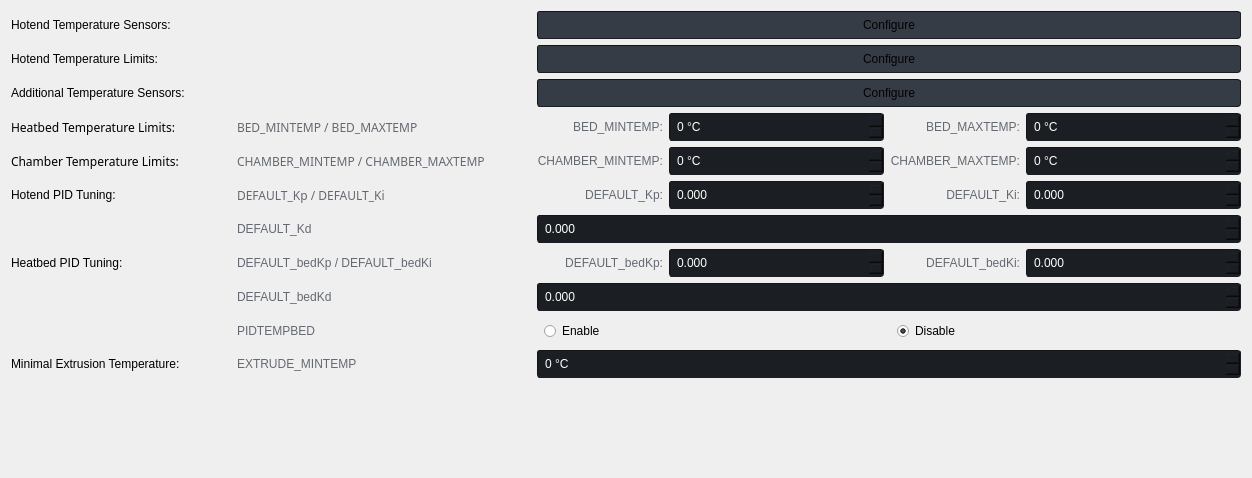
<?xml version="1.0" encoding="UTF-8"?>
<ui version="4.0">
 <class>TemperaturesPage</class>
 <widget class="QWidget" name="TemperaturesPage">
  <property name="geometry">
   <rect>
    <x>0</x>
    <y>0</y>
    <width>1252</width>
    <height>478</height>
   </rect>
  </property>
  <property name="minimumSize">
   <size>
    <width>0</width>
    <height>348</height>
   </size>
  </property>
  <property name="windowTitle">
   <string>Form</string>
  </property>
  <property name="styleSheet">
   <string notr="true">QWidget {
        font-family: &quot;Source Sans Pro&quot;;
}

QPushButton {
	background: rgb(54, 60, 70);
    border: 1px inset rgb(18, 21, 24);
	border-radius: 3px;
	padding: 6px;
}

QPushButton:hover {
    border: 1px solid rgb(100, 105, 113);
}

QPushButton:focus {
	border: 1px solid rgb(76, 157, 255);
}

QComboBox {
	color: white;
	background: rgb(54, 60, 70);
    border: 1px inset rgb(18, 21, 24);
	border-radius: 3px;
	padding: 5px;
}

QComboBox:hover {
    border: 1px solid rgb(100, 105, 113);
}

QComboBox:focus {
	border: 1px solid rgb(76, 157, 255);
}

QComboBox::drop-down {
	border: none;
}

QComboBox::down-arrow {
        image: url(&quot;:/arrow_drop_down_FILL0_wght400_GRAD0_opsz20_white.svg&quot;);
 	width: 6px;
	margin-right: 4px;
	margin-bottom: 2px;
}

QLineEdit {
	color: white;
	background: rgb(27, 30, 35);
    border: 1px inset rgb(18, 21, 24);
	border-radius: 3px;
	padding: 5px;
}

QLineEdit:hover {
    border: 1px solid rgb(100, 105, 113);
}

QLineEdit:focus {
	border: 1px solid rgb(76, 157, 255);
}

QRadioButton {
	padding: 5px;
	border: 1px solid transparent;
	border-radius: 3px;
}

QRadioButton::hover {
	border: 1px solid rgb(54, 60, 70);
}

QRadioButton::indicator {
    width: 13px;
    height: 13px;
}

QRadioButton::indicator:unchecked {
        image: url(&quot;:/radio_button_unchecked_FILL0_wght400_GRAD0_opsz20.svg&quot;);
}

QRadioButton::indicator:checked {
        image: url(&quot;:/radio_button_checked_FILL0_wght400_GRAD0_opsz20.svg&quot;);
}

QLabel {
	min-height: 24px;
}

QAbstractSpinBox {
	color: white;
	background: rgb(27, 30, 35);
    border: 1px inset rgb(18, 21, 24);
	border-radius: 3px;
	padding: 5px;
}

QAbstractSpinBox:hover {
    border: 1px solid rgb(100, 105, 113);
}

QAbstractSpinBox:focus {
	border: 1px solid rgb(76, 157, 255);
}

QAbstractSpinBox::up-button {
        image: url(&quot;:/arrow_drop_up_FILL0_wght400_GRAD0_opsz20_white.svg&quot;);
 	width: 6px;
	margin-right: 6px;
	margin-top: 4px;
}

QAbstractSpinBox::down-button {
        image: url(&quot;:/arrow_drop_down_FILL0_wght400_GRAD0_opsz20_white.svg&quot;);
 	width: 6px;
	margin-right: 6px;
	margin-bottom: 4px;
}

QAbstractSpinBox::up-button:disabled,
QAbstractSpinBox::up-button:off {
                image: url(&quot;:/arrow_drop_up_FILL0_wght400_GRAD0_opsz20.svg&quot;);
}

QAbstractSpinBox::down-button:disabled,
QAbstractSpinBox::down-button:off {
                image: url(&quot;:/arrow_drop_down_FILL0_wght400_GRAD0_opsz20.svg&quot;);
}</string>
  </property>
  <layout class="QGridLayout" name="gridLayout">
   <item row="6" column="8" colspan="2">
    <widget class="QSpinBox" name="spinBox_4">
     <property name="locale">
      <locale language="English" country="UnitedStates"/>
     </property>
     <property name="suffix">
      <string> °C</string>
     </property>
     <property name="maximum">
      <number>500</number>
     </property>
     <property name="stepType">
      <enum>QAbstractSpinBox::AdaptiveDecimalStepType</enum>
     </property>
    </widget>
   </item>
   <item row="12" column="7" colspan="3">
    <widget class="QRadioButton" name="radioButton_2">
     <property name="sizePolicy">
      <sizepolicy hsizetype="Expanding" vsizetype="Fixed">
       <horstretch>0</horstretch>
       <verstretch>0</verstretch>
      </sizepolicy>
     </property>
     <property name="locale">
      <locale language="English" country="UnitedStates"/>
     </property>
     <property name="text">
      <string>Disable</string>
     </property>
     <property name="checked">
      <bool>true</bool>
     </property>
     <attribute name="buttonGroup">
      <string notr="true">buttonGroup_2</string>
     </attribute>
    </widget>
   </item>
   <item row="7" column="4">
    <widget class="QLabel" name="label_21">
     <property name="styleSheet">
      <string notr="true">QLabel {
	min-height: 24px;
    color: rgb(100, 105, 113);
}</string>
     </property>
     <property name="locale">
      <locale language="English" country="UnitedStates"/>
     </property>
     <property name="text">
      <string>DEFAULT_Kp:</string>
     </property>
     <property name="alignment">
      <set>Qt::AlignRight|Qt::AlignTrailing|Qt::AlignVCenter</set>
     </property>
    </widget>
   </item>
   <item row="9" column="2">
    <widget class="QLabel" name="label_16">
     <property name="styleSheet">
      <string notr="true">QLabel {
	min-height: 24px;
    color: rgb(100, 105, 113);
}</string>
     </property>
     <property name="locale">
      <locale language="English" country="UnitedStates"/>
     </property>
     <property name="text">
      <string>DEFAULT_bedKp / DEFAULT_bedKi</string>
     </property>
     <property name="alignment">
      <set>Qt::AlignLeading|Qt::AlignLeft|Qt::AlignVCenter</set>
     </property>
    </widget>
   </item>
   <item row="1" column="3">
    <spacer name="horizontalSpacer_2">
     <property name="locale">
      <locale language="English" country="UnitedStates"/>
     </property>
     <property name="orientation">
      <enum>Qt::Horizontal</enum>
     </property>
     <property name="sizeType">
      <enum>QSizePolicy::Fixed</enum>
     </property>
     <property name="sizeHint" stdset="0">
      <size>
       <width>40</width>
       <height>20</height>
      </size>
     </property>
    </spacer>
   </item>
   <item row="6" column="7">
    <widget class="QLabel" name="label_24">
     <property name="styleSheet">
      <string notr="true">QLabel {
	min-height: 24px;
    color: rgb(100, 105, 113);
}</string>
     </property>
     <property name="locale">
      <locale language="English" country="UnitedStates"/>
     </property>
     <property name="text">
      <string>CHAMBER_MAXTEMP:</string>
     </property>
     <property name="alignment">
      <set>Qt::AlignRight|Qt::AlignTrailing|Qt::AlignVCenter</set>
     </property>
    </widget>
   </item>
   <item row="4" column="7">
    <widget class="QLabel" name="label_11">
     <property name="styleSheet">
      <string notr="true">QLabel {
	min-height: 24px;
    color: rgb(100, 105, 113);
}</string>
     </property>
     <property name="locale">
      <locale language="English" country="UnitedStates"/>
     </property>
     <property name="text">
      <string>BED_MAXTEMP:</string>
     </property>
     <property name="alignment">
      <set>Qt::AlignRight|Qt::AlignTrailing|Qt::AlignVCenter</set>
     </property>
    </widget>
   </item>
   <item row="6" column="2">
    <widget class="QLabel" name="label_8">
     <property name="palette">
      <palette>
       <active>
        <colorrole role="WindowText">
         <brush brushstyle="SolidPattern">
          <color alpha="255">
           <red>100</red>
           <green>105</green>
           <blue>113</blue>
          </color>
         </brush>
        </colorrole>
        <colorrole role="Button">
         <brush brushstyle="SolidPattern">
          <color alpha="255">
           <red>30</red>
           <green>30</green>
           <blue>30</blue>
          </color>
         </brush>
        </colorrole>
        <colorrole role="Text">
         <brush brushstyle="SolidPattern">
          <color alpha="255">
           <red>100</red>
           <green>105</green>
           <blue>113</blue>
          </color>
         </brush>
        </colorrole>
        <colorrole role="ButtonText">
         <brush brushstyle="SolidPattern">
          <color alpha="255">
           <red>100</red>
           <green>105</green>
           <blue>113</blue>
          </color>
         </brush>
        </colorrole>
        <colorrole role="Base">
         <brush brushstyle="SolidPattern">
          <color alpha="255">
           <red>30</red>
           <green>30</green>
           <blue>30</blue>
          </color>
         </brush>
        </colorrole>
        <colorrole role="Window">
         <brush brushstyle="SolidPattern">
          <color alpha="255">
           <red>30</red>
           <green>30</green>
           <blue>30</blue>
          </color>
         </brush>
        </colorrole>
        <colorrole role="PlaceholderText">
         <brush brushstyle="SolidPattern">
          <color alpha="255">
           <red>100</red>
           <green>105</green>
           <blue>113</blue>
          </color>
         </brush>
        </colorrole>
       </active>
       <inactive>
        <colorrole role="WindowText">
         <brush brushstyle="SolidPattern">
          <color alpha="255">
           <red>100</red>
           <green>105</green>
           <blue>113</blue>
          </color>
         </brush>
        </colorrole>
        <colorrole role="Button">
         <brush brushstyle="SolidPattern">
          <color alpha="255">
           <red>30</red>
           <green>30</green>
           <blue>30</blue>
          </color>
         </brush>
        </colorrole>
        <colorrole role="Text">
         <brush brushstyle="SolidPattern">
          <color alpha="255">
           <red>100</red>
           <green>105</green>
           <blue>113</blue>
          </color>
         </brush>
        </colorrole>
        <colorrole role="ButtonText">
         <brush brushstyle="SolidPattern">
          <color alpha="255">
           <red>100</red>
           <green>105</green>
           <blue>113</blue>
          </color>
         </brush>
        </colorrole>
        <colorrole role="Base">
         <brush brushstyle="SolidPattern">
          <color alpha="255">
           <red>30</red>
           <green>30</green>
           <blue>30</blue>
          </color>
         </brush>
        </colorrole>
        <colorrole role="Window">
         <brush brushstyle="SolidPattern">
          <color alpha="255">
           <red>30</red>
           <green>30</green>
           <blue>30</blue>
          </color>
         </brush>
        </colorrole>
        <colorrole role="PlaceholderText">
         <brush brushstyle="SolidPattern">
          <color alpha="255">
           <red>100</red>
           <green>105</green>
           <blue>113</blue>
          </color>
         </brush>
        </colorrole>
       </inactive>
       <disabled>
        <colorrole role="WindowText">
         <brush brushstyle="SolidPattern">
          <color alpha="255">
           <red>100</red>
           <green>105</green>
           <blue>113</blue>
          </color>
         </brush>
        </colorrole>
        <colorrole role="Button">
         <brush brushstyle="SolidPattern">
          <color alpha="255">
           <red>30</red>
           <green>30</green>
           <blue>30</blue>
          </color>
         </brush>
        </colorrole>
        <colorrole role="Text">
         <brush brushstyle="SolidPattern">
          <color alpha="255">
           <red>100</red>
           <green>105</green>
           <blue>113</blue>
          </color>
         </brush>
        </colorrole>
        <colorrole role="ButtonText">
         <brush brushstyle="SolidPattern">
          <color alpha="255">
           <red>100</red>
           <green>105</green>
           <blue>113</blue>
          </color>
         </brush>
        </colorrole>
        <colorrole role="Base">
         <brush brushstyle="SolidPattern">
          <color alpha="255">
           <red>30</red>
           <green>30</green>
           <blue>30</blue>
          </color>
         </brush>
        </colorrole>
        <colorrole role="Window">
         <brush brushstyle="SolidPattern">
          <color alpha="255">
           <red>30</red>
           <green>30</green>
           <blue>30</blue>
          </color>
         </brush>
        </colorrole>
        <colorrole role="PlaceholderText">
         <brush brushstyle="SolidPattern">
          <color alpha="255">
           <red>100</red>
           <green>105</green>
           <blue>113</blue>
          </color>
         </brush>
        </colorrole>
       </disabled>
      </palette>
     </property>
     <property name="font">
      <font>
       <family>Source Sans Pro</family>
      </font>
     </property>
     <property name="styleSheet">
      <string notr="true">QLabel {
	min-height: 24px;
    color: rgb(100, 105, 113);
}</string>
     </property>
     <property name="locale">
      <locale language="English" country="UnitedStates"/>
     </property>
     <property name="text">
      <string>CHAMBER_MINTEMP / CHAMBER_MAXTEMP</string>
     </property>
     <property name="alignment">
      <set>Qt::AlignLeading|Qt::AlignLeft|Qt::AlignVCenter</set>
     </property>
    </widget>
   </item>
   <item row="1" column="1">
    <spacer name="horizontalSpacer">
     <property name="locale">
      <locale language="English" country="UnitedStates"/>
     </property>
     <property name="orientation">
      <enum>Qt::Horizontal</enum>
     </property>
     <property name="sizeType">
      <enum>QSizePolicy::Fixed</enum>
     </property>
     <property name="sizeHint" stdset="0">
      <size>
       <width>40</width>
       <height>20</height>
      </size>
     </property>
    </spacer>
   </item>
   <item row="12" column="2">
    <widget class="QLabel" name="label_27">
     <property name="styleSheet">
      <string notr="true">QLabel {
	min-height: 24px;
    color: rgb(100, 105, 113);
}</string>
     </property>
     <property name="locale">
      <locale language="English" country="UnitedStates"/>
     </property>
     <property name="text">
      <string>PIDTEMPBED</string>
     </property>
    </widget>
   </item>
   <item row="14" column="0" colspan="10">
    <spacer name="verticalSpacer">
     <property name="locale">
      <locale language="English" country="UnitedStates"/>
     </property>
     <property name="orientation">
      <enum>Qt::Vertical</enum>
     </property>
     <property name="sizeHint" stdset="0">
      <size>
       <width>20</width>
       <height>40</height>
      </size>
     </property>
    </spacer>
   </item>
   <item row="9" column="8" colspan="2">
    <widget class="QDoubleSpinBox" name="doubleSpinBox_6">
     <property name="locale">
      <locale language="English" country="UnitedStates"/>
     </property>
     <property name="decimals">
      <number>3</number>
     </property>
     <property name="maximum">
      <double>500.000000000000000</double>
     </property>
     <property name="stepType">
      <enum>QAbstractSpinBox::AdaptiveDecimalStepType</enum>
     </property>
    </widget>
   </item>
   <item row="7" column="7">
    <widget class="QLabel" name="label_22">
     <property name="styleSheet">
      <string notr="true">QLabel {
	min-height: 24px;
    color: rgb(100, 105, 113);
}</string>
     </property>
     <property name="locale">
      <locale language="English" country="UnitedStates"/>
     </property>
     <property name="text">
      <string>DEFAULT_Ki:</string>
     </property>
     <property name="alignment">
      <set>Qt::AlignRight|Qt::AlignTrailing|Qt::AlignVCenter</set>
     </property>
    </widget>
   </item>
   <item row="13" column="4" colspan="6">
    <widget class="QSpinBox" name="spinBox_5">
     <property name="locale">
      <locale language="English" country="UnitedStates"/>
     </property>
     <property name="suffix">
      <string> °C</string>
     </property>
     <property name="maximum">
      <number>500</number>
     </property>
     <property name="stepType">
      <enum>QAbstractSpinBox::AdaptiveDecimalStepType</enum>
     </property>
    </widget>
   </item>
   <item row="6" column="4">
    <widget class="QLabel" name="label_13">
     <property name="styleSheet">
      <string notr="true">QLabel {
	min-height: 24px;
    color: rgb(100, 105, 113);
}</string>
     </property>
     <property name="locale">
      <locale language="English" country="UnitedStates"/>
     </property>
     <property name="text">
      <string>CHAMBER_MINTEMP:</string>
     </property>
     <property name="alignment">
      <set>Qt::AlignRight|Qt::AlignTrailing|Qt::AlignVCenter</set>
     </property>
    </widget>
   </item>
   <item row="2" column="0">
    <widget class="QLabel" name="label_6">
     <property name="locale">
      <locale language="English" country="UnitedStates"/>
     </property>
     <property name="text">
      <string>Hotend Temperature Limits:</string>
     </property>
     <property name="alignment">
      <set>Qt::AlignLeading|Qt::AlignLeft|Qt::AlignVCenter</set>
     </property>
    </widget>
   </item>
   <item row="7" column="2">
    <widget class="QLabel" name="label_12">
     <property name="palette">
      <palette>
       <active>
        <colorrole role="WindowText">
         <brush brushstyle="SolidPattern">
          <color alpha="255">
           <red>100</red>
           <green>105</green>
           <blue>113</blue>
          </color>
         </brush>
        </colorrole>
        <colorrole role="Button">
         <brush brushstyle="SolidPattern">
          <color alpha="255">
           <red>30</red>
           <green>30</green>
           <blue>30</blue>
          </color>
         </brush>
        </colorrole>
        <colorrole role="Text">
         <brush brushstyle="SolidPattern">
          <color alpha="255">
           <red>100</red>
           <green>105</green>
           <blue>113</blue>
          </color>
         </brush>
        </colorrole>
        <colorrole role="ButtonText">
         <brush brushstyle="SolidPattern">
          <color alpha="255">
           <red>100</red>
           <green>105</green>
           <blue>113</blue>
          </color>
         </brush>
        </colorrole>
        <colorrole role="Base">
         <brush brushstyle="SolidPattern">
          <color alpha="255">
           <red>30</red>
           <green>30</green>
           <blue>30</blue>
          </color>
         </brush>
        </colorrole>
        <colorrole role="Window">
         <brush brushstyle="SolidPattern">
          <color alpha="255">
           <red>30</red>
           <green>30</green>
           <blue>30</blue>
          </color>
         </brush>
        </colorrole>
        <colorrole role="PlaceholderText">
         <brush brushstyle="SolidPattern">
          <color alpha="255">
           <red>100</red>
           <green>105</green>
           <blue>113</blue>
          </color>
         </brush>
        </colorrole>
       </active>
       <inactive>
        <colorrole role="WindowText">
         <brush brushstyle="SolidPattern">
          <color alpha="255">
           <red>100</red>
           <green>105</green>
           <blue>113</blue>
          </color>
         </brush>
        </colorrole>
        <colorrole role="Button">
         <brush brushstyle="SolidPattern">
          <color alpha="255">
           <red>30</red>
           <green>30</green>
           <blue>30</blue>
          </color>
         </brush>
        </colorrole>
        <colorrole role="Text">
         <brush brushstyle="SolidPattern">
          <color alpha="255">
           <red>100</red>
           <green>105</green>
           <blue>113</blue>
          </color>
         </brush>
        </colorrole>
        <colorrole role="ButtonText">
         <brush brushstyle="SolidPattern">
          <color alpha="255">
           <red>100</red>
           <green>105</green>
           <blue>113</blue>
          </color>
         </brush>
        </colorrole>
        <colorrole role="Base">
         <brush brushstyle="SolidPattern">
          <color alpha="255">
           <red>30</red>
           <green>30</green>
           <blue>30</blue>
          </color>
         </brush>
        </colorrole>
        <colorrole role="Window">
         <brush brushstyle="SolidPattern">
          <color alpha="255">
           <red>30</red>
           <green>30</green>
           <blue>30</blue>
          </color>
         </brush>
        </colorrole>
        <colorrole role="PlaceholderText">
         <brush brushstyle="SolidPattern">
          <color alpha="255">
           <red>100</red>
           <green>105</green>
           <blue>113</blue>
          </color>
         </brush>
        </colorrole>
       </inactive>
       <disabled>
        <colorrole role="WindowText">
         <brush brushstyle="SolidPattern">
          <color alpha="255">
           <red>100</red>
           <green>105</green>
           <blue>113</blue>
          </color>
         </brush>
        </colorrole>
        <colorrole role="Button">
         <brush brushstyle="SolidPattern">
          <color alpha="255">
           <red>30</red>
           <green>30</green>
           <blue>30</blue>
          </color>
         </brush>
        </colorrole>
        <colorrole role="Text">
         <brush brushstyle="SolidPattern">
          <color alpha="255">
           <red>100</red>
           <green>105</green>
           <blue>113</blue>
          </color>
         </brush>
        </colorrole>
        <colorrole role="ButtonText">
         <brush brushstyle="SolidPattern">
          <color alpha="255">
           <red>100</red>
           <green>105</green>
           <blue>113</blue>
          </color>
         </brush>
        </colorrole>
        <colorrole role="Base">
         <brush brushstyle="SolidPattern">
          <color alpha="255">
           <red>30</red>
           <green>30</green>
           <blue>30</blue>
          </color>
         </brush>
        </colorrole>
        <colorrole role="Window">
         <brush brushstyle="SolidPattern">
          <color alpha="255">
           <red>30</red>
           <green>30</green>
           <blue>30</blue>
          </color>
         </brush>
        </colorrole>
        <colorrole role="PlaceholderText">
         <brush brushstyle="SolidPattern">
          <color alpha="255">
           <red>100</red>
           <green>105</green>
           <blue>113</blue>
          </color>
         </brush>
        </colorrole>
       </disabled>
      </palette>
     </property>
     <property name="font">
      <font>
       <family>Source Sans Pro</family>
      </font>
     </property>
     <property name="styleSheet">
      <string notr="true">QLabel {
	min-height: 24px;
    color: rgb(100, 105, 113);
}</string>
     </property>
     <property name="locale">
      <locale language="English" country="UnitedStates"/>
     </property>
     <property name="text">
      <string>DEFAULT_Kp / DEFAULT_Ki</string>
     </property>
     <property name="alignment">
      <set>Qt::AlignLeading|Qt::AlignLeft|Qt::AlignVCenter</set>
     </property>
    </widget>
   </item>
   <item row="11" column="2">
    <widget class="QLabel" name="label_19">
     <property name="styleSheet">
      <string notr="true">QLabel {
	min-height: 24px;
    color: rgb(100, 105, 113);
}</string>
     </property>
     <property name="locale">
      <locale language="English" country="UnitedStates"/>
     </property>
     <property name="text">
      <string>DEFAULT_bedKd</string>
     </property>
    </widget>
   </item>
   <item row="4" column="5" colspan="2">
    <widget class="QSpinBox" name="spinBox">
     <property name="locale">
      <locale language="English" country="UnitedStates"/>
     </property>
     <property name="suffix">
      <string> °C</string>
     </property>
     <property name="maximum">
      <number>500</number>
     </property>
     <property name="stepType">
      <enum>QAbstractSpinBox::AdaptiveDecimalStepType</enum>
     </property>
    </widget>
   </item>
   <item row="4" column="0">
    <widget class="QLabel" name="label_7">
     <property name="font">
      <font>
       <family>Source Sans Pro</family>
      </font>
     </property>
     <property name="locale">
      <locale language="English" country="UnitedStates"/>
     </property>
     <property name="text">
      <string>Heatbed Temperature Limits:</string>
     </property>
     <property name="alignment">
      <set>Qt::AlignLeading|Qt::AlignLeft|Qt::AlignVCenter</set>
     </property>
    </widget>
   </item>
   <item row="1" column="0">
    <widget class="QLabel" name="label_3">
     <property name="locale">
      <locale language="English" country="UnitedStates"/>
     </property>
     <property name="text">
      <string>Hotend Temperature Sensors:</string>
     </property>
     <property name="alignment">
      <set>Qt::AlignLeading|Qt::AlignLeft|Qt::AlignVCenter</set>
     </property>
    </widget>
   </item>
   <item row="9" column="7">
    <widget class="QLabel" name="label_26">
     <property name="styleSheet">
      <string notr="true">QLabel {
	min-height: 24px;
    color: rgb(100, 105, 113);
}</string>
     </property>
     <property name="locale">
      <locale language="English" country="UnitedStates"/>
     </property>
     <property name="text">
      <string>DEFAULT_bedKi:</string>
     </property>
     <property name="alignment">
      <set>Qt::AlignRight|Qt::AlignTrailing|Qt::AlignVCenter</set>
     </property>
    </widget>
   </item>
   <item row="4" column="4">
    <widget class="QLabel" name="label_10">
     <property name="styleSheet">
      <string notr="true">QLabel {
	min-height: 24px;
    color: rgb(100, 105, 113);
}</string>
     </property>
     <property name="locale">
      <locale language="English" country="UnitedStates"/>
     </property>
     <property name="text">
      <string>BED_MINTEMP:</string>
     </property>
     <property name="alignment">
      <set>Qt::AlignRight|Qt::AlignTrailing|Qt::AlignVCenter</set>
     </property>
    </widget>
   </item>
   <item row="6" column="0">
    <widget class="QLabel" name="label_2">
     <property name="font">
      <font>
       <family>Source Sans Pro</family>
      </font>
     </property>
     <property name="locale">
      <locale language="English" country="UnitedStates"/>
     </property>
     <property name="text">
      <string>Chamber Temperature Limits:</string>
     </property>
     <property name="alignment">
      <set>Qt::AlignLeading|Qt::AlignLeft|Qt::AlignVCenter</set>
     </property>
    </widget>
   </item>
   <item row="13" column="0">
    <widget class="QLabel" name="label_17">
     <property name="locale">
      <locale language="English" country="UnitedStates"/>
     </property>
     <property name="text">
      <string>Minimal Extrusion Temperature:</string>
     </property>
    </widget>
   </item>
   <item row="7" column="0">
    <widget class="QLabel" name="label_4">
     <property name="locale">
      <locale language="English" country="UnitedStates"/>
     </property>
     <property name="text">
      <string>Hotend PID Tuning:</string>
     </property>
     <property name="alignment">
      <set>Qt::AlignLeading|Qt::AlignLeft|Qt::AlignVCenter</set>
     </property>
    </widget>
   </item>
   <item row="6" column="5" colspan="2">
    <widget class="QSpinBox" name="spinBox_3">
     <property name="locale">
      <locale language="English" country="UnitedStates"/>
     </property>
     <property name="suffix">
      <string> °C</string>
     </property>
     <property name="maximum">
      <number>500</number>
     </property>
     <property name="stepType">
      <enum>QAbstractSpinBox::AdaptiveDecimalStepType</enum>
     </property>
    </widget>
   </item>
   <item row="8" column="2">
    <widget class="QLabel" name="label_23">
     <property name="styleSheet">
      <string notr="true">QLabel {
	min-height: 24px;
    color: rgb(100, 105, 113);
}</string>
     </property>
     <property name="locale">
      <locale language="English" country="UnitedStates"/>
     </property>
     <property name="text">
      <string>DEFAULT_Kd</string>
     </property>
    </widget>
   </item>
   <item row="4" column="2">
    <widget class="QLabel" name="label_9">
     <property name="palette">
      <palette>
       <active>
        <colorrole role="WindowText">
         <brush brushstyle="SolidPattern">
          <color alpha="255">
           <red>100</red>
           <green>105</green>
           <blue>113</blue>
          </color>
         </brush>
        </colorrole>
        <colorrole role="Button">
         <brush brushstyle="SolidPattern">
          <color alpha="255">
           <red>30</red>
           <green>30</green>
           <blue>30</blue>
          </color>
         </brush>
        </colorrole>
        <colorrole role="Text">
         <brush brushstyle="SolidPattern">
          <color alpha="255">
           <red>100</red>
           <green>105</green>
           <blue>113</blue>
          </color>
         </brush>
        </colorrole>
        <colorrole role="ButtonText">
         <brush brushstyle="SolidPattern">
          <color alpha="255">
           <red>100</red>
           <green>105</green>
           <blue>113</blue>
          </color>
         </brush>
        </colorrole>
        <colorrole role="Base">
         <brush brushstyle="SolidPattern">
          <color alpha="255">
           <red>30</red>
           <green>30</green>
           <blue>30</blue>
          </color>
         </brush>
        </colorrole>
        <colorrole role="Window">
         <brush brushstyle="SolidPattern">
          <color alpha="255">
           <red>30</red>
           <green>30</green>
           <blue>30</blue>
          </color>
         </brush>
        </colorrole>
        <colorrole role="PlaceholderText">
         <brush brushstyle="SolidPattern">
          <color alpha="255">
           <red>100</red>
           <green>105</green>
           <blue>113</blue>
          </color>
         </brush>
        </colorrole>
       </active>
       <inactive>
        <colorrole role="WindowText">
         <brush brushstyle="SolidPattern">
          <color alpha="255">
           <red>100</red>
           <green>105</green>
           <blue>113</blue>
          </color>
         </brush>
        </colorrole>
        <colorrole role="Button">
         <brush brushstyle="SolidPattern">
          <color alpha="255">
           <red>30</red>
           <green>30</green>
           <blue>30</blue>
          </color>
         </brush>
        </colorrole>
        <colorrole role="Text">
         <brush brushstyle="SolidPattern">
          <color alpha="255">
           <red>100</red>
           <green>105</green>
           <blue>113</blue>
          </color>
         </brush>
        </colorrole>
        <colorrole role="ButtonText">
         <brush brushstyle="SolidPattern">
          <color alpha="255">
           <red>100</red>
           <green>105</green>
           <blue>113</blue>
          </color>
         </brush>
        </colorrole>
        <colorrole role="Base">
         <brush brushstyle="SolidPattern">
          <color alpha="255">
           <red>30</red>
           <green>30</green>
           <blue>30</blue>
          </color>
         </brush>
        </colorrole>
        <colorrole role="Window">
         <brush brushstyle="SolidPattern">
          <color alpha="255">
           <red>30</red>
           <green>30</green>
           <blue>30</blue>
          </color>
         </brush>
        </colorrole>
        <colorrole role="PlaceholderText">
         <brush brushstyle="SolidPattern">
          <color alpha="255">
           <red>100</red>
           <green>105</green>
           <blue>113</blue>
          </color>
         </brush>
        </colorrole>
       </inactive>
       <disabled>
        <colorrole role="WindowText">
         <brush brushstyle="SolidPattern">
          <color alpha="255">
           <red>100</red>
           <green>105</green>
           <blue>113</blue>
          </color>
         </brush>
        </colorrole>
        <colorrole role="Button">
         <brush brushstyle="SolidPattern">
          <color alpha="255">
           <red>30</red>
           <green>30</green>
           <blue>30</blue>
          </color>
         </brush>
        </colorrole>
        <colorrole role="Text">
         <brush brushstyle="SolidPattern">
          <color alpha="255">
           <red>100</red>
           <green>105</green>
           <blue>113</blue>
          </color>
         </brush>
        </colorrole>
        <colorrole role="ButtonText">
         <brush brushstyle="SolidPattern">
          <color alpha="255">
           <red>100</red>
           <green>105</green>
           <blue>113</blue>
          </color>
         </brush>
        </colorrole>
        <colorrole role="Base">
         <brush brushstyle="SolidPattern">
          <color alpha="255">
           <red>30</red>
           <green>30</green>
           <blue>30</blue>
          </color>
         </brush>
        </colorrole>
        <colorrole role="Window">
         <brush brushstyle="SolidPattern">
          <color alpha="255">
           <red>30</red>
           <green>30</green>
           <blue>30</blue>
          </color>
         </brush>
        </colorrole>
        <colorrole role="PlaceholderText">
         <brush brushstyle="SolidPattern">
          <color alpha="255">
           <red>100</red>
           <green>105</green>
           <blue>113</blue>
          </color>
         </brush>
        </colorrole>
       </disabled>
      </palette>
     </property>
     <property name="font">
      <font>
       <family>Source Sans Pro</family>
      </font>
     </property>
     <property name="styleSheet">
      <string notr="true">QLabel {
	min-height: 24px;
    color: rgb(100, 105, 113);
}</string>
     </property>
     <property name="locale">
      <locale language="English" country="UnitedStates"/>
     </property>
     <property name="text">
      <string>BED_MINTEMP / BED_MAXTEMP</string>
     </property>
     <property name="alignment">
      <set>Qt::AlignLeading|Qt::AlignLeft|Qt::AlignVCenter</set>
     </property>
    </widget>
   </item>
   <item row="7" column="5" colspan="2">
    <widget class="QDoubleSpinBox" name="doubleSpinBox">
     <property name="locale">
      <locale language="English" country="UnitedStates"/>
     </property>
     <property name="decimals">
      <number>3</number>
     </property>
     <property name="maximum">
      <double>500.000000000000000</double>
     </property>
     <property name="stepType">
      <enum>QAbstractSpinBox::AdaptiveDecimalStepType</enum>
     </property>
    </widget>
   </item>
   <item row="4" column="8" colspan="2">
    <widget class="QSpinBox" name="spinBox_2">
     <property name="locale">
      <locale language="English" country="UnitedStates"/>
     </property>
     <property name="suffix">
      <string> °C</string>
     </property>
     <property name="maximum">
      <number>500</number>
     </property>
     <property name="stepType">
      <enum>QAbstractSpinBox::AdaptiveDecimalStepType</enum>
     </property>
    </widget>
   </item>
   <item row="9" column="5" colspan="2">
    <widget class="QDoubleSpinBox" name="doubleSpinBox_4">
     <property name="locale">
      <locale language="English" country="UnitedStates"/>
     </property>
     <property name="decimals">
      <number>3</number>
     </property>
     <property name="maximum">
      <double>500.000000000000000</double>
     </property>
     <property name="stepType">
      <enum>QAbstractSpinBox::AdaptiveDecimalStepType</enum>
     </property>
    </widget>
   </item>
   <item row="3" column="0">
    <widget class="QLabel" name="label_5">
     <property name="locale">
      <locale language="English" country="UnitedStates"/>
     </property>
     <property name="text">
      <string>Additional Temperature Sensors:</string>
     </property>
     <property name="alignment">
      <set>Qt::AlignLeading|Qt::AlignLeft|Qt::AlignVCenter</set>
     </property>
    </widget>
   </item>
   <item row="7" column="8" colspan="2">
    <widget class="QDoubleSpinBox" name="doubleSpinBox_3">
     <property name="locale">
      <locale language="English" country="UnitedStates"/>
     </property>
     <property name="decimals">
      <number>3</number>
     </property>
     <property name="maximum">
      <double>500.000000000000000</double>
     </property>
     <property name="stepType">
      <enum>QAbstractSpinBox::AdaptiveDecimalStepType</enum>
     </property>
    </widget>
   </item>
   <item row="13" column="2">
    <widget class="QLabel" name="label_20">
     <property name="styleSheet">
      <string notr="true">QLabel {
	min-height: 24px;
    color: rgb(100, 105, 113);
}</string>
     </property>
     <property name="locale">
      <locale language="English" country="UnitedStates"/>
     </property>
     <property name="text">
      <string>EXTRUDE_MINTEMP</string>
     </property>
     <property name="alignment">
      <set>Qt::AlignLeading|Qt::AlignLeft|Qt::AlignVCenter</set>
     </property>
    </widget>
   </item>
   <item row="9" column="4">
    <widget class="QLabel" name="label_14">
     <property name="styleSheet">
      <string notr="true">QLabel {
	min-height: 24px;
    color: rgb(100, 105, 113);
}</string>
     </property>
     <property name="locale">
      <locale language="English" country="UnitedStates"/>
     </property>
     <property name="text">
      <string>DEFAULT_bedKp:</string>
     </property>
     <property name="alignment">
      <set>Qt::AlignRight|Qt::AlignTrailing|Qt::AlignVCenter</set>
     </property>
    </widget>
   </item>
   <item row="9" column="0">
    <widget class="QLabel" name="label">
     <property name="locale">
      <locale language="English" country="UnitedStates"/>
     </property>
     <property name="text">
      <string>Heatbed PID Tuning:</string>
     </property>
    </widget>
   </item>
   <item row="8" column="4" colspan="6">
    <widget class="QDoubleSpinBox" name="doubleSpinBox_2">
     <property name="locale">
      <locale language="English" country="UnitedStates"/>
     </property>
     <property name="decimals">
      <number>3</number>
     </property>
     <property name="maximum">
      <double>500.000000000000000</double>
     </property>
     <property name="stepType">
      <enum>QAbstractSpinBox::AdaptiveDecimalStepType</enum>
     </property>
    </widget>
   </item>
   <item row="3" column="4" colspan="6">
    <widget class="QPushButton" name="pushButton">
     <property name="locale">
      <locale language="English" country="UnitedStates"/>
     </property>
     <property name="text">
      <string>Configure</string>
     </property>
     <property name="icon">
      <iconset resource="../resources/resources.qrc">
       <normaloff>:/open_in_new_FILL0_wght100_GRAD0_opsz20.svg</normaloff>:/open_in_new_FILL0_wght100_GRAD0_opsz20.svg</iconset>
     </property>
    </widget>
   </item>
   <item row="2" column="4" colspan="6">
    <widget class="QPushButton" name="pushButton_2">
     <property name="locale">
      <locale language="English" country="UnitedStates"/>
     </property>
     <property name="text">
      <string>Configure</string>
     </property>
     <property name="icon">
      <iconset resource="../resources/resources.qrc">
       <normaloff>:/open_in_new_FILL0_wght100_GRAD0_opsz20.svg</normaloff>:/open_in_new_FILL0_wght100_GRAD0_opsz20.svg</iconset>
     </property>
    </widget>
   </item>
   <item row="1" column="4" colspan="6">
    <widget class="QPushButton" name="uConfigureHotendTempSensorsButton">
     <property name="locale">
      <locale language="English" country="UnitedStates"/>
     </property>
     <property name="text">
      <string>Configure</string>
     </property>
     <property name="icon">
      <iconset resource="../resources/resources.qrc">
       <normaloff>:/open_in_new_FILL0_wght100_GRAD0_opsz20.svg</normaloff>:/open_in_new_FILL0_wght100_GRAD0_opsz20.svg</iconset>
     </property>
    </widget>
   </item>
   <item row="11" column="4" colspan="6">
    <widget class="QDoubleSpinBox" name="doubleSpinBox_5">
     <property name="locale">
      <locale language="English" country="UnitedStates"/>
     </property>
     <property name="decimals">
      <number>3</number>
     </property>
     <property name="maximum">
      <double>500.000000000000000</double>
     </property>
     <property name="stepType">
      <enum>QAbstractSpinBox::AdaptiveDecimalStepType</enum>
     </property>
    </widget>
   </item>
   <item row="12" column="4" colspan="3">
    <widget class="QRadioButton" name="radioButton">
     <property name="sizePolicy">
      <sizepolicy hsizetype="Expanding" vsizetype="Fixed">
       <horstretch>0</horstretch>
       <verstretch>0</verstretch>
      </sizepolicy>
     </property>
     <property name="locale">
      <locale language="English" country="UnitedStates"/>
     </property>
     <property name="text">
      <string>Enable</string>
     </property>
     <attribute name="buttonGroup">
      <string notr="true">buttonGroup_2</string>
     </attribute>
    </widget>
   </item>
  </layout>
 </widget>
 <resources>
  <include location="../resources/resources.qrc"/>
 </resources>
 <connections/>
 <buttongroups>
  <buttongroup name="buttonGroup_2"/>
 </buttongroups>
</ui>
